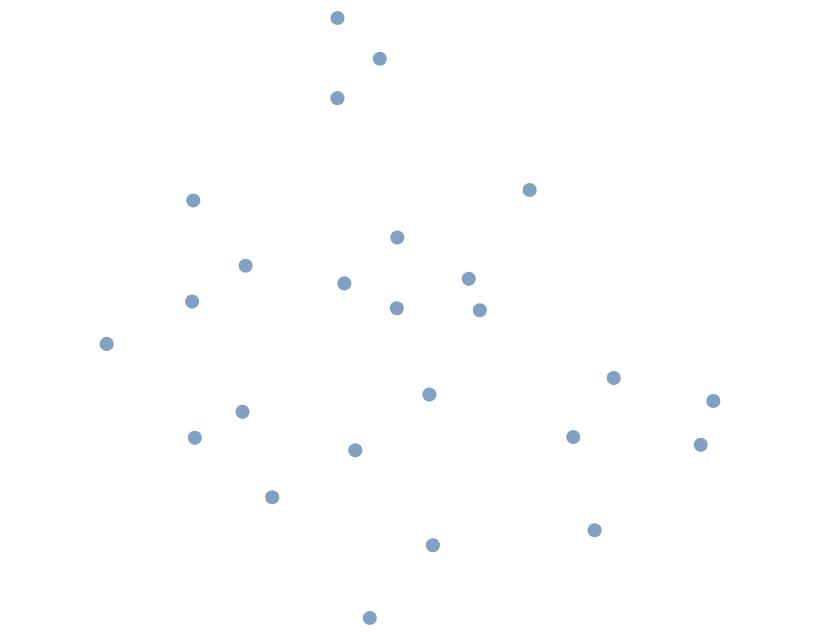

The cell this chart's notebook holds for it:
### Markdown cell above
## 4. 단계구분도 시각화

### 4.1 자치구 위치 시각화

### Code cell
# 자치구 위치 시각화
# points = alt.layer(
#             alt.Chart(                                                       #뒤에 지도 배경도 함께
#             alt.topo_feature(seoul_url, 'seoul_municipalities_geo')
#             ).mark_geoshape(
#                 fill='#ddd',stroke='#aaa', strokeWidth=0.25
#             ),
#             alt.Chart(
#                 offices
#             ).mark_circle(
#             ).encode(
#                 latitude='위도:Q',
#                 longitude='경도:Q',
#                 tooltip='자치구청:N',
#                 size=alt.value(50)
#             )
#     ).properties(
#     width=400,
#     height=300
# )

points=alt.Chart(  #위치를 점의로만 표시
            offices
).mark_circle(
            ).encode(
                latitude='위도:Q',
                longitude='경도:Q',
                tooltip='자치구청:N',
                size=alt.value(50)
            ).properties(
    width=400,
    height=300
)
points

### Figure 1 — Vega-Lite specification as saved in the notebook (floating-point values rounded to 4 significant figures)
{"config": {"view": {"continuousWidth": 400, "continuousHeight": 300}}, "data": {"name": "data-d51d564e85e5c2ac393a6a28d0ca2243"}, "mark": "circle", "encoding": {"latitude": {"field": "위도", "type": "quantitative"}, "longitude": {"field": "경도", "type": "quantitative"}, "size": {"value": 50}, "tooltip": {"field": "자치구청", "type": "nominal"}}, "height": 300, "width": 400, "$schema": "https://vega.github.io/schema/vega-lite/v4.17.0.json", "datasets": {"data-d51d564e85e5c2ac393a6a28d0ca2243": [{"자치구": "종로구", "자치구청": "종로구청", "위도": 37.57, "경도": 127.0, "주소": "대한민국 서울특별시 종로구 수송동 삼봉로 43"}, {"자치구": "중구", "자치구청": "중구청", "위도": 37.56, "경도": 127.0, "주소": "대한민국 서울특별시 중구 예관동 창경궁로 17"}, {"자치구": "용산구", "자치구청": "용산구청", "위도": 37.53, "경도": 127.0, "주소": "대한민국 서울특별시 용산구 이태원동 녹사평대로 150"}, {"자치구": "성동구", "자치구청": "성동구청", "위도": 37.56, "경도": 127.0, "주소": "대한민국 서울특별시 성동구 행당동 고산자로 270"}, {"자치구": "광진구", "자치구청": "광진구청", "위도": 37.54, "경도": 127.1, "주소": "대한민국 서울특별시 광진구 자양1동 자양로 117"}, {"자치구": "동대문구", "자치구청": "동대문구청", "위도": 37.57, "경도": 127.0, "주소": "대한민국 서울특별시 동대문구 용두동 천호대로 145"}, {"자치구": "중랑구", "자치구청": "중랑구청", "위도": 37.61, "경도": 127.1, "주소": "대한민국 서울특별시 중랑구 신내동 662"}, {"자치구": "성북구", "자치구청": "성북구청", "위도": 37.59, "경도": 127.0, "주소": "대한민국 서울특별시 성북구 삼선동 보문로 168"}, {"자치구": "강북구", "자치구청": "강북구청", "위도": 37.64, "경도": 127.0, "주소": "대한민국 서울특별시 강북구 수유동 도봉로89길 13"}, {"자치구": "도봉구", "자치구청": "도봉구청", "위도": 37.67, "경도": 127.0, "주소": "대한민국 서울특별시 도봉구 방학동 마들로 656"}, {"자치구": "노원구", "자치구청": "노원구청", "위도": 37.65, "경도": 127.1, "주소": "대한민국 서울특별시 노원구 상계6.7동 노해로 437"}, {"자치구": "은평구", "자치구청": "은평구청", "위도": 37.6, "경도": 126.9, "주소": "대한민국 서울특별시 은평구 녹번동 은평로 195"}, {"자치구": "서대문구", "자치구청": "서대문구청", "위도": 37.58, "경도": 126.9, "주소": "대한민국 서울특별시 서대문구 연희동 연희로 248"}, {"자치구": "마포구", "자치구청": "마포구청", "위도": 37.57, "경도": 126.9, "주소": "대한민국 서울특별시 마포구 성산2동 월드컵로 212"}, {"자치구": "양천구", "자치구청": "양천구청", "위도": 37.52, "경도": 126.9, "주소": "대한민국 서울특별시 양천구 신정6동 목동동로 105"}, {"자치구": "강서구", "자치구청": "강서구청", "위도": 37.55, "경도": 126.8, "주소": "대한민국 서울특별시 강서구 화곡동 화곡로 302"}, {"자치구": "구로구", "자치구청": "구로구청", "위도": 37.5, "경도": 126.9, "주소": "대한민국 서울특별시 구로구 구로동 가마산로 245"}, {"자치구": "금천구", "자치구청": "금천구청", "위도": 37.45, "경도": 126.9, "주소": "대한민국 서울특별시 금천구"}, {"자치구": "영등포구", "자치구청": "영등포구청", "위도": 37.53, "경도": 126.9, "주소": "대한민국 서울특별시 영등포구 당산동3가 당산로 123"}, {"자치구": "동작구", "자치구청": "동작구청", "위도": 37.51, "경도": 126.9, "주소": "대한민국 서울특별시 동작구 노량진2동 장승배기로 161"}, {"자치구": "관악구", "자치구청": "관악구청", "위도": 37.48, "경도": 127.0, "주소": "대한민국 서울특별시 관악구 청룡동 관악로 145"}, {"자치구": "서초구", "자치구청": "서초구청", "위도": 37.48, "경도": 127.0, "주소": "대한민국 서울특별시 서초구 서초2동 남부순환로 2584"}, {"자치구": "강남구", "자치구청": "강남구청", "위도": 37.52, "경도": 127.0, "주소": "대한민국 서울특별시 강남구 426"}, {"자치구": "송파구", "자치구청": "송파구청", "위도": 37.51, "경도": 127.1, "주소": "대한민국 서울특별시 송파구 신천동 올림픽로 326"}, {"자치구": "강동구", "자치구청": "강동구청", "위도": 37.53, "경도": 127.1, "주소": "대한민국 서울특별시 강동구 성내동 성내로 25"}]}}
